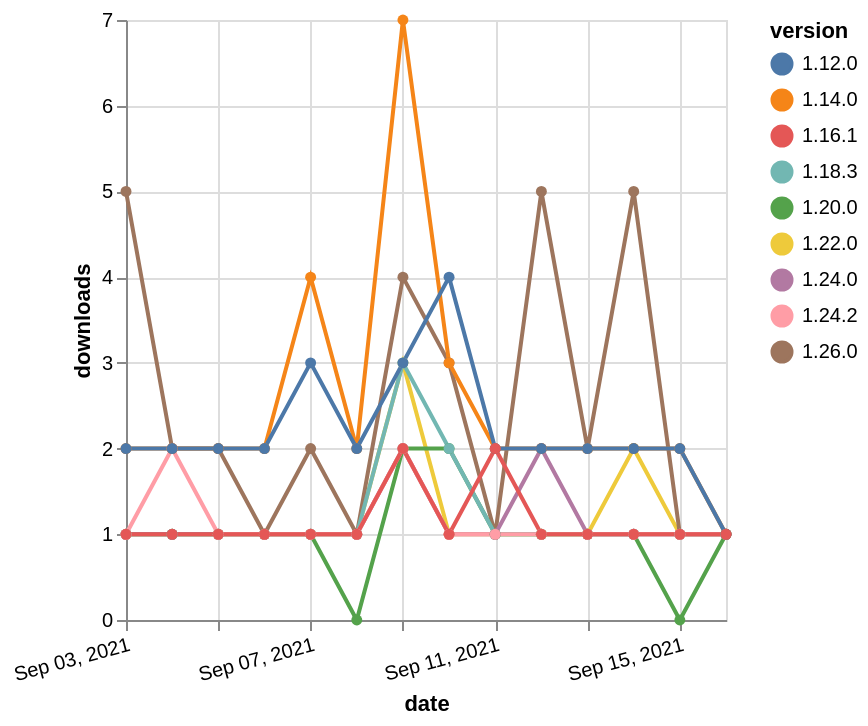

Express this chart as Vega-Lite.
### Vega-Lite specification from a JSON file in a GitHub repository (floating-point values rounded to 4 significant figures)
{"$schema": "https://vega.github.io/schema/vega-lite/v5.json", "description": "A simple bar chart with embedded data.", "data": {"values": [{"date": "2021-09-03", "total": 263, "delta": 1, "version": "1.22.0"}, {"date": "2021-09-04", "total": 264, "delta": 1, "version": "1.22.0"}, {"date": "2021-09-05", "total": 265, "delta": 1, "version": "1.22.0"}, {"date": "2021-09-06", "total": 266, "delta": 1, "version": "1.22.0"}, {"date": "2021-09-07", "total": 267, "delta": 1, "version": "1.22.0"}, {"date": "2021-09-08", "total": 268, "delta": 1, "version": "1.22.0"}, {"date": "2021-09-09", "total": 271, "delta": 3, "version": "1.22.0"}, {"date": "2021-09-10", "total": 272, "delta": 1, "version": "1.22.0"}, {"date": "2021-09-11", "total": 273, "delta": 1, "version": "1.22.0"}, {"date": "2021-09-12", "total": 274, "delta": 1, "version": "1.22.0"}, {"date": "2021-09-13", "total": 275, "delta": 1, "version": "1.22.0"}, {"date": "2021-09-14", "total": 277, "delta": 2, "version": "1.22.0"}, {"date": "2021-09-15", "total": 278, "delta": 1, "version": "1.22.0"}, {"date": "2021-09-16", "total": 279, "delta": 1, "version": "1.22.0"}, {"date": "2021-09-03", "total": 154, "delta": 5, "version": "1.26.0"}, {"date": "2021-09-04", "total": 156, "delta": 2, "version": "1.26.0"}, {"date": "2021-09-05", "total": 158, "delta": 2, "version": "1.26.0"}, {"date": "2021-09-06", "total": 159, "delta": 1, "version": "1.26.0"}, {"date": "2021-09-07", "total": 161, "delta": 2, "version": "1.26.0"}, {"date": "2021-09-08", "total": 162, "delta": 1, "version": "1.26.0"}, {"date": "2021-09-09", "total": 166, "delta": 4, "version": "1.26.0"}, {"date": "2021-09-10", "total": 169, "delta": 3, "version": "1.26.0"}, {"date": "2021-09-11", "total": 170, "delta": 1, "version": "1.26.0"}, {"date": "2021-09-12", "total": 175, "delta": 5, "version": "1.26.0"}, {"date": "2021-09-13", "total": 177, "delta": 2, "version": "1.26.0"}, {"date": "2021-09-14", "total": 182, "delta": 5, "version": "1.26.0"}, {"date": "2021-09-15", "total": 183, "delta": 1, "version": "1.26.0"}, {"date": "2021-09-16", "total": 184, "delta": 1, "version": "1.26.0"}, {"date": "2021-09-03", "total": 1420, "delta": 1, "version": "1.20.0"}, {"date": "2021-09-04", "total": 1421, "delta": 1, "version": "1.20.0"}, {"date": "2021-09-05", "total": 1422, "delta": 1, "version": "1.20.0"}, {"date": "2021-09-06", "total": 1423, "delta": 1, "version": "1.20.0"}, {"date": "2021-09-07", "total": 1424, "delta": 1, "version": "1.20.0"}, {"date": "2021-09-08", "total": 1424, "delta": 0, "version": "1.20.0"}, {"date": "2021-09-09", "total": 1426, "delta": 2, "version": "1.20.0"}, {"date": "2021-09-10", "total": 1428, "delta": 2, "version": "1.20.0"}, {"date": "2021-09-11", "total": 1429, "delta": 1, "version": "1.20.0"}, {"date": "2021-09-12", "total": 1430, "delta": 1, "version": "1.20.0"}, {"date": "2021-09-13", "total": 1431, "delta": 1, "version": "1.20.0"}, {"date": "2021-09-14", "total": 1432, "delta": 1, "version": "1.20.0"}, {"date": "2021-09-15", "total": 1432, "delta": 0, "version": "1.20.0"}, {"date": "2021-09-16", "total": 1433, "delta": 1, "version": "1.20.0"}, {"date": "2021-09-03", "total": 240, "delta": 1, "version": "1.18.3"}, {"date": "2021-09-04", "total": 241, "delta": 1, "version": "1.18.3"}, {"date": "2021-09-05", "total": 242, "delta": 1, "version": "1.18.3"}, {"date": "2021-09-06", "total": 243, "delta": 1, "version": "1.18.3"}, {"date": "2021-09-07", "total": 244, "delta": 1, "version": "1.18.3"}, {"date": "2021-09-08", "total": 245, "delta": 1, "version": "1.18.3"}, {"date": "2021-09-09", "total": 248, "delta": 3, "version": "1.18.3"}, {"date": "2021-09-10", "total": 250, "delta": 2, "version": "1.18.3"}, {"date": "2021-09-11", "total": 251, "delta": 1, "version": "1.18.3"}, {"date": "2021-09-12", "total": 252, "delta": 1, "version": "1.18.3"}, {"date": "2021-09-13", "total": 253, "delta": 1, "version": "1.18.3"}, {"date": "2021-09-14", "total": 254, "delta": 1, "version": "1.18.3"}, {"date": "2021-09-15", "total": 255, "delta": 1, "version": "1.18.3"}, {"date": "2021-09-16", "total": 256, "delta": 1, "version": "1.18.3"}, {"date": "2021-09-03", "total": 236, "delta": 1, "version": "1.24.0"}, {"date": "2021-09-04", "total": 237, "delta": 1, "version": "1.24.0"}, {"date": "2021-09-05", "total": 238, "delta": 1, "version": "1.24.0"}, {"date": "2021-09-06", "total": 239, "delta": 1, "version": "1.24.0"}, {"date": "2021-09-07", "total": 240, "delta": 1, "version": "1.24.0"}, {"date": "2021-09-08", "total": 241, "delta": 1, "version": "1.24.0"}, {"date": "2021-09-09", "total": 243, "delta": 2, "version": "1.24.0"}, {"date": "2021-09-10", "total": 244, "delta": 1, "version": "1.24.0"}, {"date": "2021-09-11", "total": 245, "delta": 1, "version": "1.24.0"}, {"date": "2021-09-12", "total": 247, "delta": 2, "version": "1.24.0"}, {"date": "2021-09-13", "total": 248, "delta": 1, "version": "1.24.0"}, {"date": "2021-09-14", "total": 249, "delta": 1, "version": "1.24.0"}, {"date": "2021-09-15", "total": 250, "delta": 1, "version": "1.24.0"}, {"date": "2021-09-16", "total": 251, "delta": 1, "version": "1.24.0"}, {"date": "2021-09-03", "total": 171, "delta": 1, "version": "1.24.2"}, {"date": "2021-09-04", "total": 173, "delta": 2, "version": "1.24.2"}, {"date": "2021-09-05", "total": 174, "delta": 1, "version": "1.24.2"}, {"date": "2021-09-06", "total": 175, "delta": 1, "version": "1.24.2"}, {"date": "2021-09-07", "total": 176, "delta": 1, "version": "1.24.2"}, {"date": "2021-09-08", "total": 177, "delta": 1, "version": "1.24.2"}, {"date": "2021-09-09", "total": 179, "delta": 2, "version": "1.24.2"}, {"date": "2021-09-10", "total": 180, "delta": 1, "version": "1.24.2"}, {"date": "2021-09-11", "total": 181, "delta": 1, "version": "1.24.2"}, {"date": "2021-09-12", "total": 182, "delta": 1, "version": "1.24.2"}, {"date": "2021-09-13", "total": 183, "delta": 1, "version": "1.24.2"}, {"date": "2021-09-14", "total": 184, "delta": 1, "version": "1.24.2"}, {"date": "2021-09-15", "total": 185, "delta": 1, "version": "1.24.2"}, {"date": "2021-09-16", "total": 186, "delta": 1, "version": "1.24.2"}, {"date": "2021-09-03", "total": 2789, "delta": 2, "version": "1.14.0"}, {"date": "2021-09-04", "total": 2791, "delta": 2, "version": "1.14.0"}, {"date": "2021-09-05", "total": 2793, "delta": 2, "version": "1.14.0"}, {"date": "2021-09-06", "total": 2795, "delta": 2, "version": "1.14.0"}, {"date": "2021-09-07", "total": 2799, "delta": 4, "version": "1.14.0"}, {"date": "2021-09-08", "total": 2801, "delta": 2, "version": "1.14.0"}, {"date": "2021-09-09", "total": 2808, "delta": 7, "version": "1.14.0"}, {"date": "2021-09-10", "total": 2811, "delta": 3, "version": "1.14.0"}, {"date": "2021-09-11", "total": 2813, "delta": 2, "version": "1.14.0"}, {"date": "2021-09-12", "total": 2815, "delta": 2, "version": "1.14.0"}, {"date": "2021-09-13", "total": 2817, "delta": 2, "version": "1.14.0"}, {"date": "2021-09-14", "total": 2819, "delta": 2, "version": "1.14.0"}, {"date": "2021-09-15", "total": 2821, "delta": 2, "version": "1.14.0"}, {"date": "2021-09-16", "total": 2822, "delta": 1, "version": "1.14.0"}, {"date": "2021-09-03", "total": 2805, "delta": 2, "version": "1.12.0"}, {"date": "2021-09-04", "total": 2807, "delta": 2, "version": "1.12.0"}, {"date": "2021-09-05", "total": 2809, "delta": 2, "version": "1.12.0"}, {"date": "2021-09-06", "total": 2811, "delta": 2, "version": "1.12.0"}, {"date": "2021-09-07", "total": 2814, "delta": 3, "version": "1.12.0"}, {"date": "2021-09-08", "total": 2816, "delta": 2, "version": "1.12.0"}, {"date": "2021-09-09", "total": 2819, "delta": 3, "version": "1.12.0"}, {"date": "2021-09-10", "total": 2823, "delta": 4, "version": "1.12.0"}, {"date": "2021-09-11", "total": 2825, "delta": 2, "version": "1.12.0"}, {"date": "2021-09-12", "total": 2827, "delta": 2, "version": "1.12.0"}, {"date": "2021-09-13", "total": 2829, "delta": 2, "version": "1.12.0"}, {"date": "2021-09-14", "total": 2831, "delta": 2, "version": "1.12.0"}, {"date": "2021-09-15", "total": 2833, "delta": 2, "version": "1.12.0"}, {"date": "2021-09-16", "total": 2834, "delta": 1, "version": "1.12.0"}, {"date": "2021-09-03", "total": 458, "delta": 1, "version": "1.16.1"}, {"date": "2021-09-04", "total": 459, "delta": 1, "version": "1.16.1"}, {"date": "2021-09-05", "total": 460, "delta": 1, "version": "1.16.1"}, {"date": "2021-09-06", "total": 461, "delta": 1, "version": "1.16.1"}, {"date": "2021-09-07", "total": 462, "delta": 1, "version": "1.16.1"}, {"date": "2021-09-08", "total": 463, "delta": 1, "version": "1.16.1"}, {"date": "2021-09-09", "total": 465, "delta": 2, "version": "1.16.1"}, {"date": "2021-09-10", "total": 466, "delta": 1, "version": "1.16.1"}, {"date": "2021-09-11", "total": 468, "delta": 2, "version": "1.16.1"}, {"date": "2021-09-12", "total": 469, "delta": 1, "version": "1.16.1"}, {"date": "2021-09-13", "total": 470, "delta": 1, "version": "1.16.1"}, {"date": "2021-09-14", "total": 471, "delta": 1, "version": "1.16.1"}, {"date": "2021-09-15", "total": 472, "delta": 1, "version": "1.16.1"}, {"date": "2021-09-16", "total": 473, "delta": 1, "version": "1.16.1"}]}, "width": "container", "mark": {"type": "line", "point": {"filled": true}}, "encoding": {"x": {"field": "date", "type": "temporal", "timeUnit": "yearmonthdate", "title": "date", "axis": {"labelAngle": -15}}, "y": {"field": "delta", "type": "quantitative", "title": "downloads"}, "color": {"field": "version", "type": "nominal"}, "tooltip": {"field": "delta"}}}
